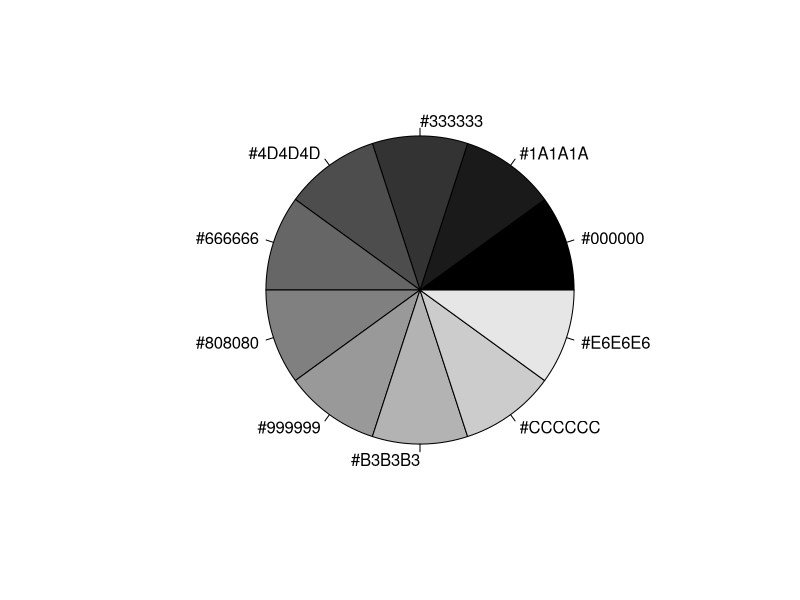

Write the R code that produced this figure.
# if (FALSE) {
#   library(RColorBrewer)
#   n <- 7
#   mycolors <- brewer.pal(n, "Set1")
#   barplot(rep(1,n), col=mycolors)
# }
# 

n <- 10
mycolors <- rainbow(n)
#pie(rep(1, n), labels=mycolors, col=mycolors)
mygrays <- gray(0:n/n)
pie(rep(1, n), labels=mygrays, col=mygrays)